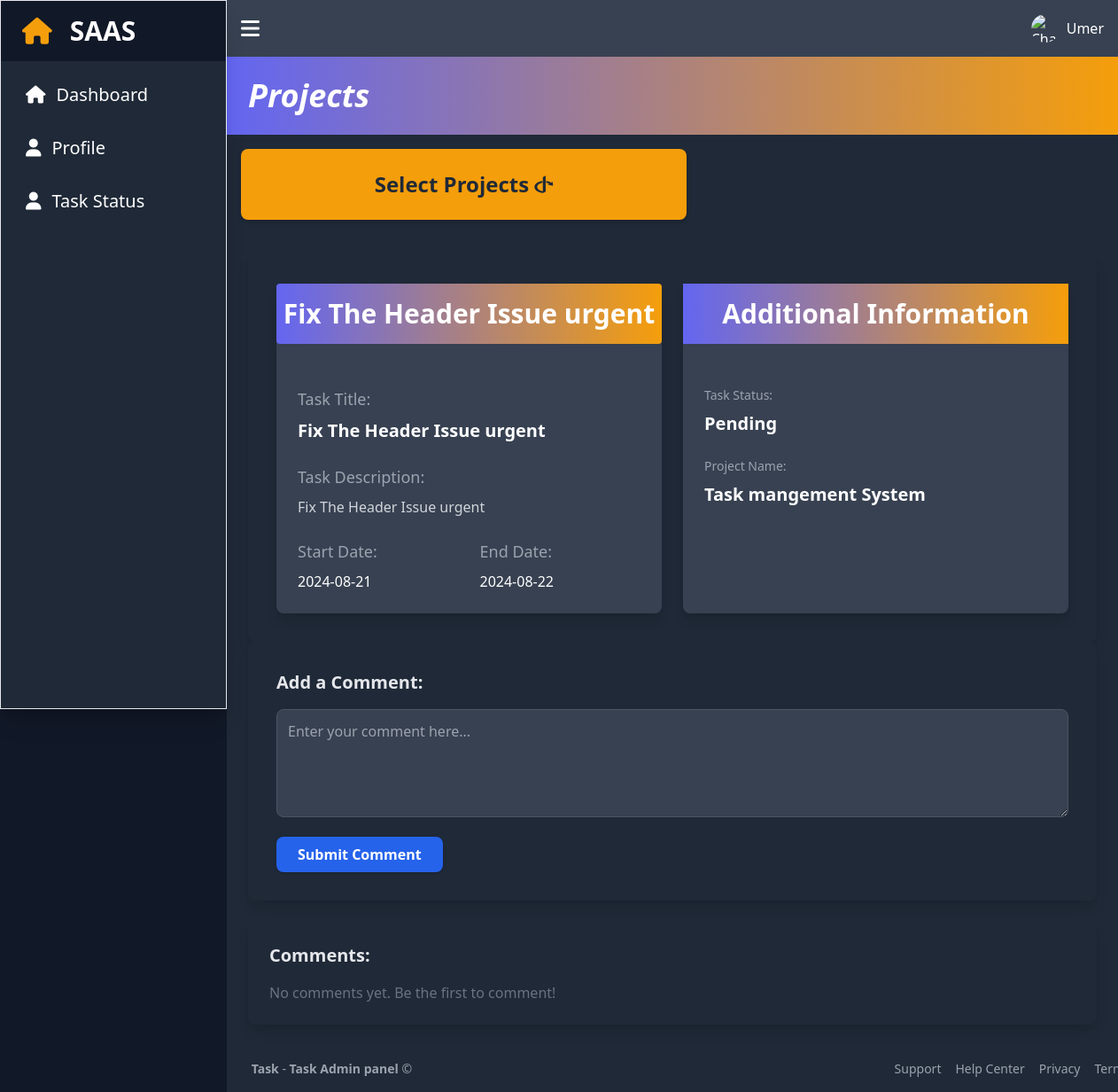
Screenshot of /index.php?page=dashboard&taskid=3 (signed in) with the database file from the repository.
### tables this page shows
CREATE TABLE `create_task` (
  `cat_task_id` int(100) NOT NULL,
  `task_name` varchar(100) NOT NULL,
  `task_desc` varchar(100) NOT NULL,
  `start_date` date NOT NULL,
  `end_date` date NOT NULL,
  `task_status` varchar(100) NOT NULL,
  `proj_id` int(100) NOT NULL
);

CREATE TABLE `project` (
  `pro_id` int(100) NOT NULL,
  `pro_name` varchar(100) NOT NULL,
  `pro_desc` text NOT NULL,
  `start_date` date NOT NULL,
  `deadLine` date NOT NULL,
  `com_id` int(100) NOT NULL
);

### taskInfo.php (the view, shortened to what this page needs)
<?php
if (isset($_GET['taskid'])) {
    $taskid = $_GET['taskid'];
}
if(isset($_GET['taskid'])){
    $tasks = $pdo->prepare("SELECT create_task.cat_task_id, create_task.task_name, create_task.task_desc ,   create_task.start_date, create_task.end_date, create_task.task_status, project.pro_name FROM create_task
    LEFT JOIN project ON create_task.proj_id = project.pro_id WHERE create_task.cat_task_id = :taskid
    ");
    $params = [":taskid" => $taskid];
        $tasks->execute($params);
        $tasks = $tasks->fetch(PDO::FETCH_ASSOC);
        }
?>
<!DOCTYPE html>
<html lang="en">
<head>
    <link href="https://cdn.jsdelivr.net/npm/tailwindcss@2.2.19/dist/tailwind.min.css" rel="stylesheet">
</head>
<body class="bg-gray-900 text-white">
    <?php  if(isset($_GET['taskid'])){ ?>
    <div class="container mx-auto p-6">
        <div class="bg-gray-800 p-8 rounded-lg shadow-lg flex flex-col lg:flex-row gap-6">
            <div class="flex-1 bg-gray-700  rounded-lg shadow-lg">
                <h2
                    class="text-3xl font-bold py-4 text-center rounded p-0 mb-6 text-white bg-gradient-to-l from-yellow-500 to-indigo-500   text-transparent">
                    <?php echo htmlspecialchars($tasks['task_name']); ?>
                </h2>
                <div class="p-6">
                    <div class="mb-6">
                        <p class="text-gray-400 text-lg font-medium mb-2">Task Title:</p>
                        <p class="text-white text-xl font-semibold"><?php echo htmlspecialchars($tasks['task_name']); ?>
                        </p>
                    </div>
                    <div class="mb-6">
                        <p class="text-gray-400 text-lg font-medium mb-2">Task Description:</p>
                        <p class="text-gray-300"><?php echo htmlspecialchars($tasks['task_desc']); ?></p>
                    </div>
                    <div class="flex gap-6">
                        <div class="w-1/2">
                            <p class="text-gray-400 text-lg font-medium mb-2">Start Date:</p>
                            <p class="text-white"><?php echo htmlspecialchars($tasks['start_date']); ?></p>
                        </div>
                        <div class="w-1/2">
                            <p class="text-gray-400 text-lg font-medium mb-2">End Date:</p>
                            <p class="text-white"><?php echo htmlspecialchars($tasks['end_date']); ?></p>
                        </div>
                    </div>
                </div>
            </div>
            <div class="flex-1 bg-gray-700  rounded-lg shadow-lg">
                <h2 class="text-3xl font-bold text-center py-4 mb-6 text-white bg-gradient-to-l from-yellow-500 to-indigo-500
                      text-transparent">
                    Additional Information
                </h2>
                <div class="p-6">
                    <div class="mb-6">
                        <p class="text-gray-400 text-sm font-medium mb-2">Task Status:</p>
                        <p class="text-white text-xl font-semibold">
                            <?php echo htmlspecialchars($tasks['task_status']); ?>
                        </p>
                    </div>
                    <div class="mb-6">
                        <p class="text-gray-400 text-sm font-medium mb-2">Project Name:</p>
                        <p class="text-white text-xl font-semibold"><?php echo htmlspecialchars($tasks['pro_name']); ?>
                        </p>
                    </div>
                </div>
            </div>
        </div>
        <?php include 'comment.php'; ?>
    </div>
    <?php }else if(isset($_GET['task_id'])) { ?>
    <div class="container mx-auto p-6">
        <h1 class="text-3xl px-6 font-bold text-white">My Task Single Task</h1>
        <div class="bg-gray-800 p-8 rounded-lg shadow-lg flex flex-col lg:flex-row gap-6">
            <div class="flex-1 bg-gray-700  rounded-lg shadow-lg">
                <h2
                    class="text-3xl font-bold py-4 text-center rounded p-0 mb-6 text-white bg-gradient-to-l from-yellow-500 to-indigo-500   text-transparent">
                    <?php echo htmlspecialchars($tasks['task_name']); ?>
                </h2>
                <div class="p-6">
                    <div class="mb-6">
                        <p class="text-gray-400 text-lg font-medium mb-2">Task Title:</p>
                        <p class="text-white text-xl font-semibold"><?php echo htmlspecialchars($tasks['task_name']); ?>
                        </p>
                    </div>
                    <div class="mb-6">
                        <p class="text-gray-400 text-lg font-medium mb-2">Task Description:</p>
                        <p class="text-gray-300"><?php echo htmlspecialchars($tasks['task_desc']); ?></p>
                    </div>
                    <div class="flex gap-6">
                        <div class="w-1/2">
                            <p class="text-gray-400 text-lg font-medium mb-2">Start Date:</p>
                            <p class="text-white"><?php echo htmlspecialchars($tasks['start_date']); ?></p>
                        </div>
                        <div class="w-1/2">
                            <p class="text-gray-400 text-lg font-medium mb-2">End Date:</p>
                            <p class="text-white"><?php echo htmlspecialchars($tasks['end_date']); ?></p>
                        </div>
                    </div>
                </div>
            </div>
            <div class="flex-1 bg-gray-700  rounded-lg shadow-lg">
                <h2 class="text-3xl font-bold text-center py-4 mb-6 text-white bg-gradient-to-l from-yellow-500 to-indigo-500
                      text-transparent">
                    Additional Information
                </h2>
                <div class="p-6">
                    <div class="mb-6">
                        <p class="text-gray-400 text-sm font-medium mb-2">Task Status:</p>
                        <p class="text-white text-xl font-semibold">
                            <?php echo htmlspecialchars($tasks['task_status']); ?>
                        </p>
                        <button id="toggleStatusForms"
                            class="bg-blue-600 hover:bg-blue-700 text-white font-semibold py-2 px-4 rounded mt-4">
                            Change Status
                        </button>
                    </div>
                    <div id="statusForms" class="hidden">
                        <form method="post" action="" class="mb-4">
                            <input type="hidden" name="task_status" value="Pending">
                            <button type="submit"
                                class="bg-green-600 hover:bg-green-700 text-white font-semibold py-2 px-4 rounded">
                                Set to On Pending
                            </button>
                        </form>
                        <form method="post" action="" class="mb-4">
                            <input type="hidden" name="task_status" value="Progress">
                            <button type="submit"
                                class="bg-blue-600 hover:bg-blue-700 text-white font-semibold py-2 px-4 rounded">
                                Set to In Progress
                            </button>
                        </form>
                        <form method="post" action="" class="mb-4">
                            <input type="hidden" name="task_status" value="Completed">
                            <button type="submit"
                                class="bg-yellow-600 hover:bg-yellow-700 text-white font-semibold py-2 px-4 rounded">
                                Set to Completed
                            </button>
                        </form>
                    </div>
                    <div class="mb-6">
                        <p class="text-gray-400 text-sm font-medium mb-2">Project Name:</p>
                        <p class="text-white text-xl font-semibold"><?php echo htmlspecialchars($tasks['pro_name']); ?>
                        </p>
                    </div>
                </div>
            </div>
        </div>
        <?php include 'comment.php'; ?>
    </div>
    <?php }else { ?>
    <h1>Kindly SELECT the Task Please</h1>
    <?php }?>
</body>
</html>

### rows the page displays
create_task: task_name "Fix The Header Issue urgent", task_desc "Fix The Header Issue urgent", start_date "2024-08-21", end_date "2024-08-22", task_status "Pending", project.pro_name "Task mangement System"

### other values shown
$_SESSION['user_name'] "Umer"
